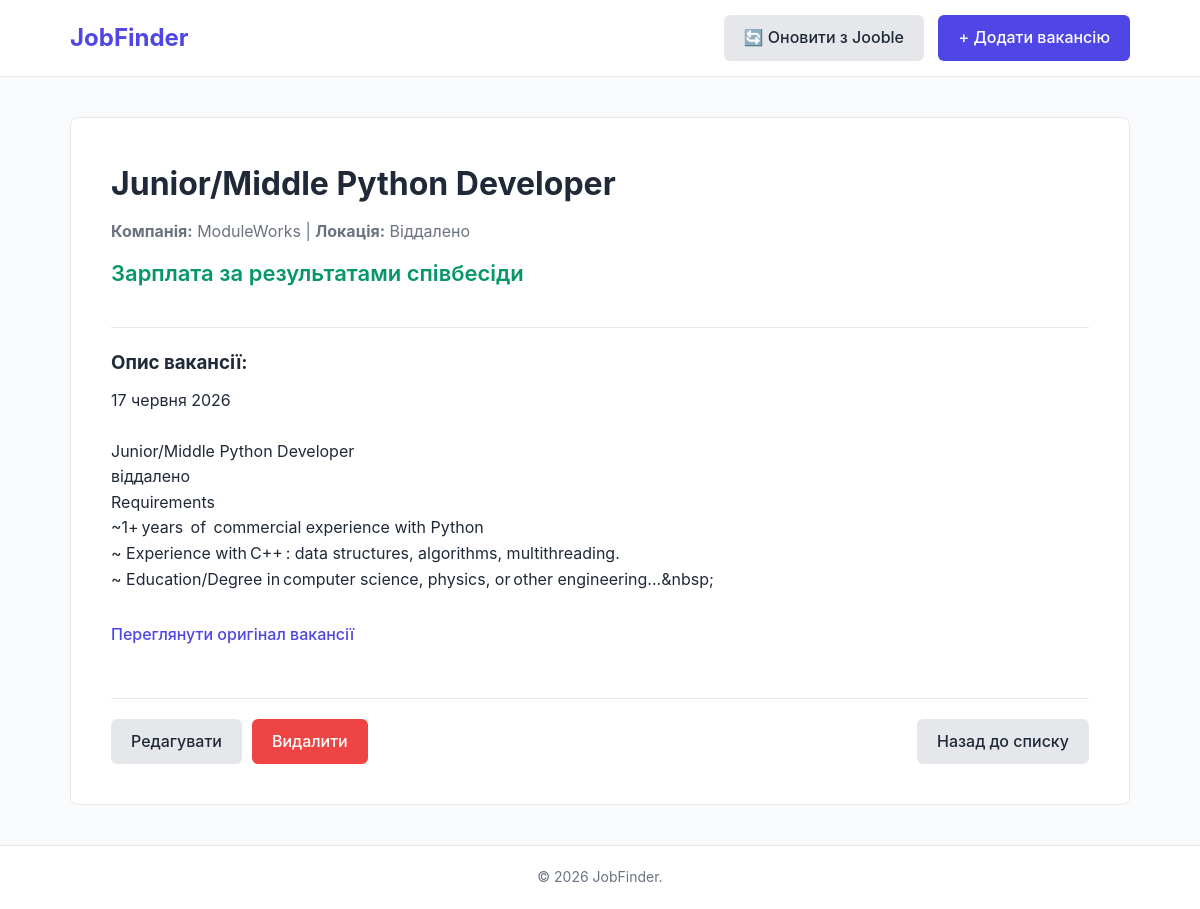
Page /vacancy/67/ on the committed database.
### vacancies/models.py (models this page shows, shortened)
class Vacancy(models.Model):
    title = models.CharField(max_length=255, verbose_name="Назва вакансії")
    company = models.CharField(max_length=255, verbose_name="Компанія")
    location = models.CharField(max_length=255, verbose_name="Місто / Локація")
    salary = models.CharField(
        max_length=100,
        default="Не вказана",
        verbose_name="Зарплата"
    )
    description = models.TextField(verbose_name="Опис вакансії")
    source_url = models.URLField(blank=True, null=True, unique=True, verbose_name="Посилання на першоджерело")
    created_at = models.DateTimeField(auto_now_add=True, verbose_name="Дата створення")
    class Meta:
        verbose_name = "Вакансія"
        verbose_name_plural = "Вакансії"
        ordering = ['-created_at']

### vacancies/views.py (the view)
# urls.py: path('vacancy/<int:pk>/', views.vacancy_detail, name='vacancy_detail'),
def vacancy_detail(request, pk):
    vacancy = get_object_or_404(Vacancy, pk=pk)
    return render(request, 'vacancies/detail.html', {'vacancy': vacancy})

### templates/vacancies/detail.html
{% extends 'base.html' %}
{% block content %}
<div class="detail-container">
    <div class="detail-header">
        <h1>{{ vacancy.title }}</h1>
        <p class="card-meta" style="font-size: 16px; margin-top: 10px;">
            <strong>Компанія:</strong> {{ vacancy.company }} | <strong>Локація:</strong> {{ vacancy.location }}
        </p>
        <p class="card-salary" style="font-size: 22px; margin-top: 10px;">
            {% if vacancy.salary > 0 %}{{ vacancy.salary }} грн.{% else %}Зарплата за результатами співбесіди{% endif %}
        </p>
    </div>
    <div class="detail-body">
        <h3>Опис вакансії:</h3>
        <p style="white-space: pre-line; margin-top: 10px; margin-bottom: 30px;">{{ vacancy.description }}</p>
        {% if vacancy.source_url %}
            <p><a href="{{ vacancy.source_url }}" target="_blank" class="nav-link" style="color: var(--primary-color); margin: 0; display: inline-block; margin-bottom: 30px;">Переглянути оригінал вакансії</a></p>
        {% endif %}
    </div>
    <div class="form-actions" style="border-top: 1px solid var(--border-color); padding-top: 20px;">
        <a href="{% url 'vacancy_update' vacancy.pk %}" class="btn btn-secondary">Редагувати</a>
        <a href="{% url 'vacancy_delete' vacancy.pk %}" class="btn btn-danger">Видалити</a>
        <a href="{% url 'vacancy_list' %}" class="btn btn-secondary" style="margin-left: auto;">Назад до списку</a>
    </div>
</div>
{% endblock %}

### static/css/style.css (style rules this page uses)
:root { --primary-color: #4f46e5; --primary-hover: #4338ca; --danger-color: #ef4444; --danger-hover: #dc2626; --text-color: #1f2937; --light-bg: #f9fafb; --border-color: #e5e7eb; --white: #ffffff; }
* { box-sizing: border-box; margin: 0; padding: 0; }
body { font-family: -apple-system, BlinkMacSystemFont, "Segoe UI", Roboto, Helvetica, Arial, sans-serif; color: var(--text-color); background-color: var(--light-bg); line-height: 1.6; display: flex; flex-direction: column; min-height: 100vh; }
.nav-link { text-decoration: none; color: var(--text-color); margin-right: 20px; font-weight: 500; }
.btn { display: inline-block; padding: 10px 20px; border-radius: 6px; text-decoration: none; font-weight: 500; cursor: pointer; border: none; transition: background 0.2s ease; }
.btn-danger { background-color: var(--danger-color); color: var(--white); }
.btn-secondary { background-color: var(--border-color); color: var(--text-color); }
.card-meta { font-size: 14px; color: #6b7280; margin-bottom: 12px; }
.card-salary { font-size: 18px; font-weight: 600; color: #059669; margin-bottom: 15px; }
.form-actions { display: flex; gap: 10px; margin-top: 20px; }
.detail-container { background: var(--white); padding: 40px; border-radius: 8px; border: 1px solid var(--border-color); margin: 40px 0; }
.detail-header { border-bottom: 1px solid var(--border-color); padding-bottom: 20px; margin-bottom: 20px; }

### rows in the picture
Vacancy: title "Junior/Middle Python Developer", company "ModuleWorks", location "Віддалено", description "17 червня 2026 Junior/Middle Python Developer віддалено Requirements ~1+ years of commercial experience with Python ~ Experience with C++ : data structures, algorithms, multithreading. ~ Education/Degree in computer science, physics, or other engineering...&nbsp;"
